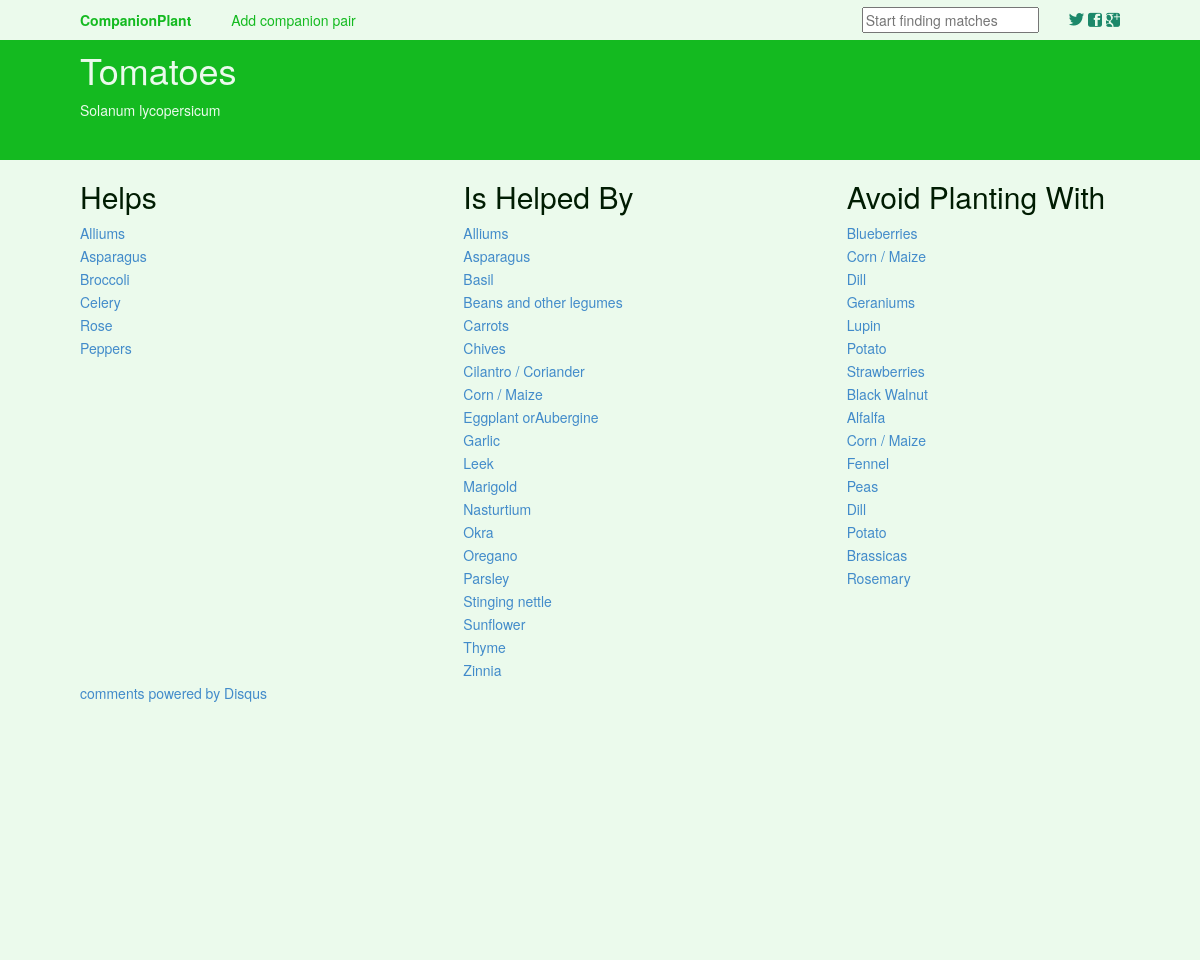
Page /plants/87/ on the committed database.
### plants/models.py (models this page shows)
class Plant(models.Model):
	name = models.CharField(max_length=150)
	scientificName = models.CharField(max_length=300, null=True)
	description = models.CharField(max_length=3000, null=True)

class PlantMatch(models.Model):
	plant1 = models.ForeignKey(Plant, related_name='first_plant')
	plant2 = models.ForeignKey(Plant, related_name='second_plant')
	relationship = models.CharField(max_length=3)

### plants/views.py (the view)
# urls.py: url(r'^(?P<plant_id>\d+)/$', views.plant, name='plant'),
def plant(request, plant_id):
	plants = Plant.objects.all()
	plant = get_object_or_404(Plant, id=plant_id)
	helps = PlantMatch.objects.all().filter(plant1=plant_id, relationship="HLP")
	helpedBy = PlantMatch.objects.all().filter(plant2 = plant_id, relationship="HLP")
	avoid = PlantMatch.objects.all().filter(Q(plant1 = plant_id) | Q(plant2 = plant_id), relationship="HRT")
	context = {'plant' : plant, 'helps' : helps, 'helpedBy' : helpedBy, 'avoid' : avoid, 'plants': plants}
	return render(request, 'plants/plantView.html', context)

### plants/templates/plants/plantView.html (shortened to what this page needs)
	<link rel="stylesheet" type="text/css" href="{{ STATIC_URL}}css/bootstrap.min.css">
	<link rel="stylesheet" type="text/css" href="{{ STATIC_URL }}css/main.css">
<body>
	<div class="site-head-bar">
		<div class="logo">
			<a href="/plants"><b>CompanionPlant</b></a><a style="padding-left: 40px;" href="/plants/createMatch">Add companion pair</a>
		</div>
		<section class="site-head-share">
                    <a class="icon-twitter" href="http://twitter.com/share?text=&url="
                        onclick="window.open(this.href, 'twitter-share', 'width=550,height=235');return false;">
                    </a>
                    <a class="icon-facebook" href="https://www.facebook.com/sharer/sharer.php?u="
                        onclick="window.open(this.href, 'facebook-share','width=580,height=296');return false;">
                    </a>
                    <a class="icon-google-plus" href="https://plus.google.com/share?url="
                       onclick="window.open(this.href, 'google-plus-share', 'width=490,height=530');return false;">
                    </a>
        </section>
        <div class="searchbar">
			<input type="text" class="biginput" id="autocomplete" placeholder="Start finding matches">
		</div>
	</div>
	<div class="plant-detail">
			{% if plant %}
			<div class="name"><h1>{{plant.name}}</h1></div>
			<div class="scientific-name"><p>{{plant.scientificName}}</p></div>
			{% else %}
			<p>No data Available</p>
			{% endif %}
		</div>
	<div class="main-content">
	<div class="row">
		<div class="plantHelps col-md-4">
			<h2>Helps</h2>
			{% for match in helps %}
				<li class="plant-links"><a href="{% url 'plants:plant' match.plant2.id %}">{{match.plant2.name}}</a></li>
			{% endfor %}
		</div>
		<div class="plantHelpedBy col-md-4">
			<h2> Is Helped By</h2>
			{% for match in helpedBy %}
				<li class="plant-links" ><a href="{% url 'plants:plant' match.plant1.id %}">{{match.plant1.name}}</a></li>
			{% endfor %}
		</div>
		<div class="plantAvoid col-md-4">
			<h2>Avoid Planting With</h2>
			{% for match in avoid %}
				{% if plant.name == match.plant1.name %}
					<li class="plant-links"><a  href="{% url 'plants:plant' match.plant2.id %}">{{match.plant2.name}}</a></li>
				{% else %}
					<li class="plant-links"><a  href="{% url 'plants:plant' match.plant1.id %}">{{match.plant1.name}}</a></li>
				{% endif %}
			{% endfor %}
		</div>
	</div>
    <a href="http://disqus.com" class="dsq-brlink">comments powered by <span class="logo-disqus">Disqus</span></a>
	</div>
</body>

### plants/static/css/main.css (style rules this page uses)
.site-head-bar { background-color: #EBFAEC; z-index: 9001000; height: 40px; top:0px; position: fixed; left: 0px; width: 100%; }
.site-head-bar a { color: inherit; }
.site-head-share { float: right; position: relative; top: 10px; text-decoration: none; padding-right: 8.0rem; padding-bottom: 50px; }
.site-head-bar .logo { left: 0px; position: absolute; top: 0px; padding-left: 8.0rem; padding-top: 10px; color: #14BA20; }
.site-head-bar .searchbar { position: relative; padding-top: 7px; float: right; padding-right: 3.0rem; }
.main-content { background-color: #EBFAEC; color: #001C02; padding-left: 8.0rem; height: 100%; }
.plant-detail { width: 100%; background-color: #14BA20; padding-top: 3.0rem; padding-bottom: 3.0rem; left: 0px; }
.plant-detail .name { padding-left: 8.0rem; color: #EBFAEC; }
.plant-detail .scientific-name { padding-left: 8.0rem; color: #EBFAEC; }
.icon-ghost:before, .icon-feed:before, .icon-twitter:before, .icon-google-plus:before, .icon-facebook:before { font-family: 'icons'; speak: none; font-style: normal; font-weight: normal; font-variant: normal; text-transform: none; line-height: 1; -webkit-font-smoothing: antialiased; text-decoration: none; }
.icon-twitter:before { content: "\e002"; font-size: 1.1em; }
.icon-google-plus:before { content: "\e003"; }
.icon-facebook:before { content: "\e004"; }
.plant-links { margin-bottom: 3px; list-style-type: none; width: 30.0rem; color: #EBFAEC; }
a.icon-twitter { color: #1C886A; }
a.icon-facebook { color: #1C886A; }
a.icon-google-plus { color: #1C886A; }

### rows in the picture
Plant: name "Tomatoes", scientificName "Solanum lycopersicum"
PlantMatch: plant2.name "Alliums"
PlantMatch: plant2.name "Asparagus"
PlantMatch: plant2.name "Broccoli"
PlantMatch: plant2.name "Celery"
PlantMatch: plant2.name "Rose"
PlantMatch: plant2.name "Peppers"
PlantMatch: plant1.name "Alliums"
PlantMatch: plant1.name "Asparagus"
PlantMatch: plant1.name "Basil"
PlantMatch: plant1.name "Beans and other legumes"
PlantMatch: plant1.name "Carrots"
PlantMatch: plant1.name "Chives"
PlantMatch: plant1.name "Cilantro / Coriander"
PlantMatch: plant1.name "Corn / Maize"
PlantMatch: plant1.name "Eggplant orAubergine"
PlantMatch: plant1.name "Garlic"
PlantMatch: plant1.name "Leek"
PlantMatch: plant1.name "Marigold"
PlantMatch: plant1.name "Nasturtium"
PlantMatch: plant1.name "Okra"
PlantMatch: plant1.name "Oregano"
PlantMatch: plant1.name "Parsley"
PlantMatch: plant1.name "Stinging nettle"
PlantMatch: plant1.name "Sunflower"
PlantMatch: plant1.name "Thyme"
PlantMatch: plant1.name "Zinnia"
PlantMatch: plant2.name "Blueberries"
PlantMatch: plant2.name "Corn / Maize"
PlantMatch: plant2.name "Dill"
PlantMatch: plant2.name "Geraniums"
PlantMatch: plant2.name "Lupin"
PlantMatch: plant2.name "Potato"
PlantMatch: plant2.name "Strawberries"
PlantMatch: plant1.name "Black Walnut"
PlantMatch: plant1.name "Alfalfa"
PlantMatch: plant1.name "Corn / Maize"
PlantMatch: plant1.name "Fennel"
PlantMatch: plant1.name "Peas"
PlantMatch: plant1.name "Dill"
PlantMatch: plant1.name "Potato"
PlantMatch: plant1.name "Brassicas"
PlantMatch: plant1.name "Rosemary"
